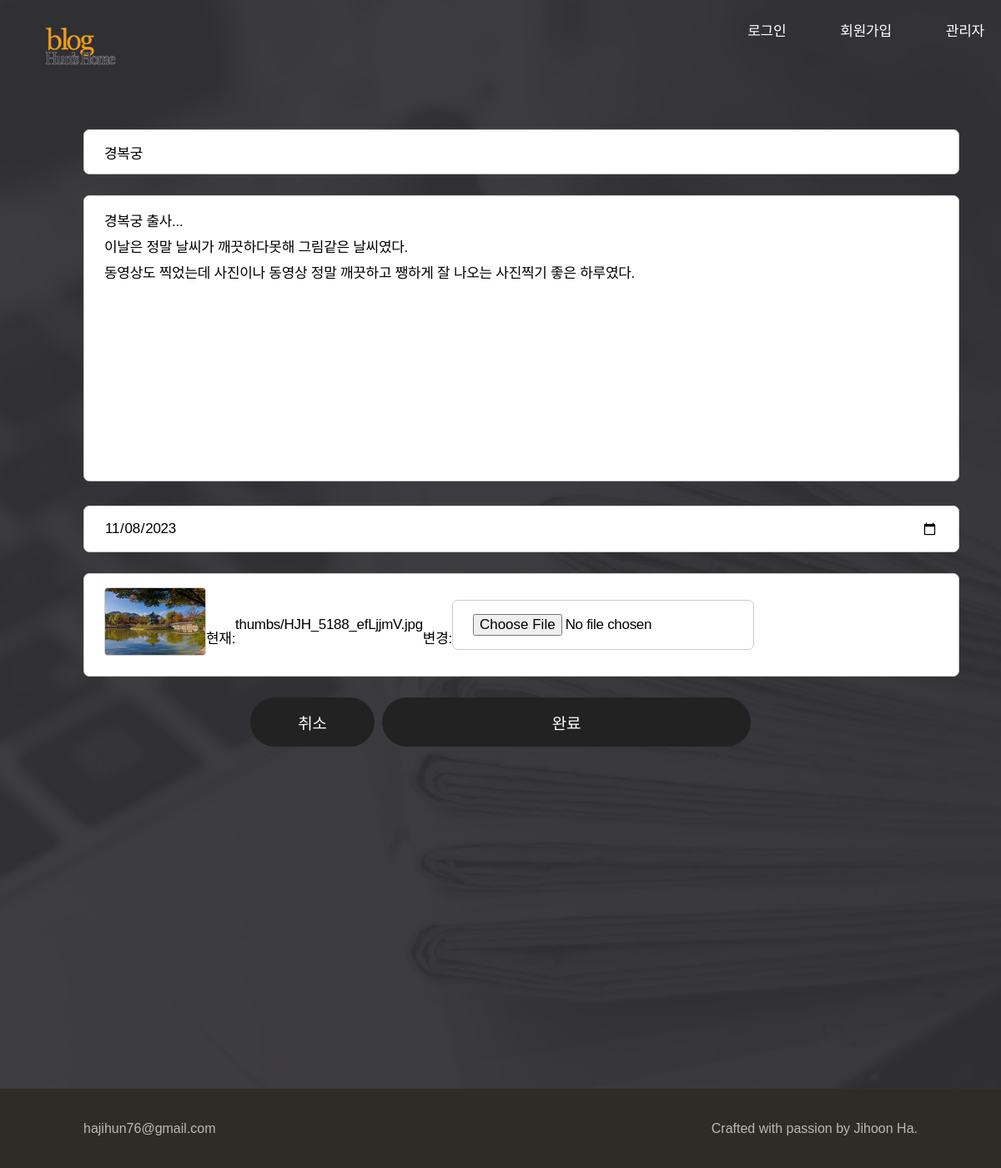
Screenshot of /posts/lists/7/edit/ with the database file from the repository.
### blog/models.py (models this page shows, shortened)
class PostList(models.Model):
    title = models.CharField(max_length=20)
    thumb = models.ImageField(upload_to='thumbs/')
    content = models.TextField()
    created_at = models.DateField(default=timezone.now)
    author = models.ForeignKey(User, on_delete=models.CASCADE)

### blog/views.py (the view, shortened to what this page needs)
# urls.py: path('posts/lists/<int:post_list_id>/edit/', views.PostListUpdateView.as_view(), name='post_list_edit'),
class PostListUpdateView(LoginRequiredMixin, UserPassesTestMixin, UpdateView):
    model = PostList
    form_class = PostListForm
    template_name = 'blog/gallery/post_list_form.html'
    pk_url_kwarg = 'post_list_id'
    def get_context_data(self, **kwargs):
        ctx = super().get_context_data(**kwargs)
        ctx['post_list'] = get_object_or_404(
            PostList, pk=self.kwargs['post_list_id']
        )
        return ctx
    redirect_unauthenticated_users = False
    raise_exception = True

### blog/forms.py
class PostListForm(forms.ModelForm):
    created_at = forms.DateField(label='작성일', widget=forms.DateInput(attrs={'type': 'date'}))
    class Meta:
        model = PostList
        fields = ['title', 'thumb', 'content', 'created_at']

### blog/templates/blog/gallery/post_list_form.html (shortened to what this page needs)
{% extends "blog_base/base_with_navbar.html" %}
{% load static %}
{% load widget_tweaks %}
{% block content %}
<main class="site-body">
  <form class="review-form max-content-width" method="post" autocomplete="off" enctype="multipart/form-data">
    <div class="title">
      {{ form.title|add_class:"cp-input"|add_error_class:"error"|attr:"placeholder:제목" }}
    </div>
    <div class="restaurant-name">
      {{ form.content|add_class:"cp-input"|add_error_class:"error"|attr:"placeholder:내용을 입력해 주세요." }}
    </div>
    <div class="restaurant-link">
      {{ form.created_at|add_class:"cp-input"|add_error_class:"error" }}
    </div>
    <div class="file">
      <div class="file-content">
        <div class="thumb_js">
          {% if object.thumb %}
          <img
            src="{{ object.thumb.url }}"
            alt="현재 이미지"
            class="preview-img"
            style="
              display: block;
              margin-bottom: 8px;
              max-width:120px;
              border:1px solid #ccc;
              border-radius:4px;
              object-fit:cover;
            "
          >
        {% endif %}
          <label for="id_image"></label><br>
          {{ form.thumb|add_class:"cp-input file-input"|attr:"id:id_image"|attr:"accept:image/*" }}
        </div>
      </div>
    </div>
    <div class="buttons">
      <a
        class="cp-button secondary cancel"
        href="{% url "gallery_list" %}"
      >
        취소
      </a>
      <button class="cp-button submit" type="submit">완료</button>
    </div>
  </form>
</main>
{% endblock content %}

### blog/static/blog/css/theme.css (style rules this page uses)
* { font-family: "Spoqa Han Sans Neo", sans-serif; }
:root { --border: #e3e1dc; --text: #fff; --link: #fff; --site-footer: #bcb9b0; --site-footer-background: #2f2c28; --site-header-background: rgba(255, 255, 255, 0.76); --max-content-width: 1000px; --input-background: #fff; --input-border: #cccac3; --input-error: #999; --input-error-border: #e6584e; --input-focus-border: #ffcc00; --input-focus-background: #fffdf3; --input-placeholder: #bcb9b0; --button-text: #fff; --button-primary-background: #222; --button-primary-hover-background: #444; --account-link: #fff; --box-border: #e3e1dc; --dialog-border: #e3e1dc; --dialog-background: #f6f5f3; --dialog-info: #e1811b; --max-content-width: 1000px; --file-content-border: #cccac3; --file-content-background: #fff; --profile-header-edit: #7b776b; --main-header-border: #f0efec; --main-header-background: #fff; --profile-header-edit: #7b776b; --avatar-placeholder: #e3e1dc; --chip-border: #e3e1dc; --chip-text: #2f2c28; }
input.cp-input, textarea.cp-input, .cp-input input { width: 100%; font-size: 17px; letter-spacing: -0.3px; padding: 16px 24px; border: 1px solid var(--input-border); background-color: var(--input-background); outline: none; border-radius: 7px; }
input.cp-input::placeholder, textarea.cp-input::placeholder, .cp-input input::placeholder { color: var(--input-placeholder); }
textarea.cp-input { line-height: 1.82; resize: none; }
.cp-button { border: none; outline: none; padding: 16px 28px; border-radius: 9999px; font-size: 19px; font-weight: 400; letter-spacing: -0.32px; cursor: pointer; background-color: var(--button-primary-background); color: var(--button-text); }
a.cp-button { display: inline-block; text-decoration: none; text-align: center; }

### blog/static/blog/css/styles.css (style rules this page uses)
html { position: relative; min-height: 100vh; margin: 0; }
body { display: flex; min-height: 100vh; flex-direction: column; margin: 0; padding: 0; background: url("../images/bg.jpg") no-repeat center top/cover; -webkit-font-smoothing: antialiased; -moz-osx-font-smoothing: auto; word-break: keep-all; }
a, a:hover { color: var(--text); }
a { text-decoration: none; }
.max-content-width { max-width: var(--max-content-width); width: 100%; }
body > .site-body { flex: 1 0 auto; }
.review-form { display: grid; grid-template-columns: repeat(2, 1fr); gap: 25px 14px; margin: 85px auto 410px; }
.review-form > .title, .review-form > .content, .review-form > .file, .review-form > .buttons { grid-column: span 2; }
.review-form > .restaurant-name, .review-form > .restaurant-link { grid-column: span 2; }
.review-form .file-content { display: flex; align-items: center; line-height: 2; font-size: 17px; letter-spacing: -0.3px; padding: 16px 24px; border: 1px solid var(--file-content-border); background-color: var(--file-content-background); border-radius: 7px; width: 100%; }
.review-form .file-content input { font-size: 17px; }
.review-form .buttons { display: flex; max-width: 600px; width: 100%; margin: 0 auto; }
.review-form .buttons > .cancel { flex-grow: 1; }
.review-form .buttons > button[type="submit"] { flex-grow: 6; margin-left: 9px; }
.thumb_js { display: flex; justify-content: center; align-items: center; }
.thumb_js a { color: #000; }

### rows the page displays
PostList: title "경복궁", content "경복궁 출사... 이날은 정말 날씨가 깨끗하다못해 그림같은 날씨였다. 동영상도 찍었는데 사진이나 동영상 정말 깨끗하고 쨍하게 잘 나오는 사진찍기 좋은 하루였다.", created_at "11/08/2023", thumb (picture)
